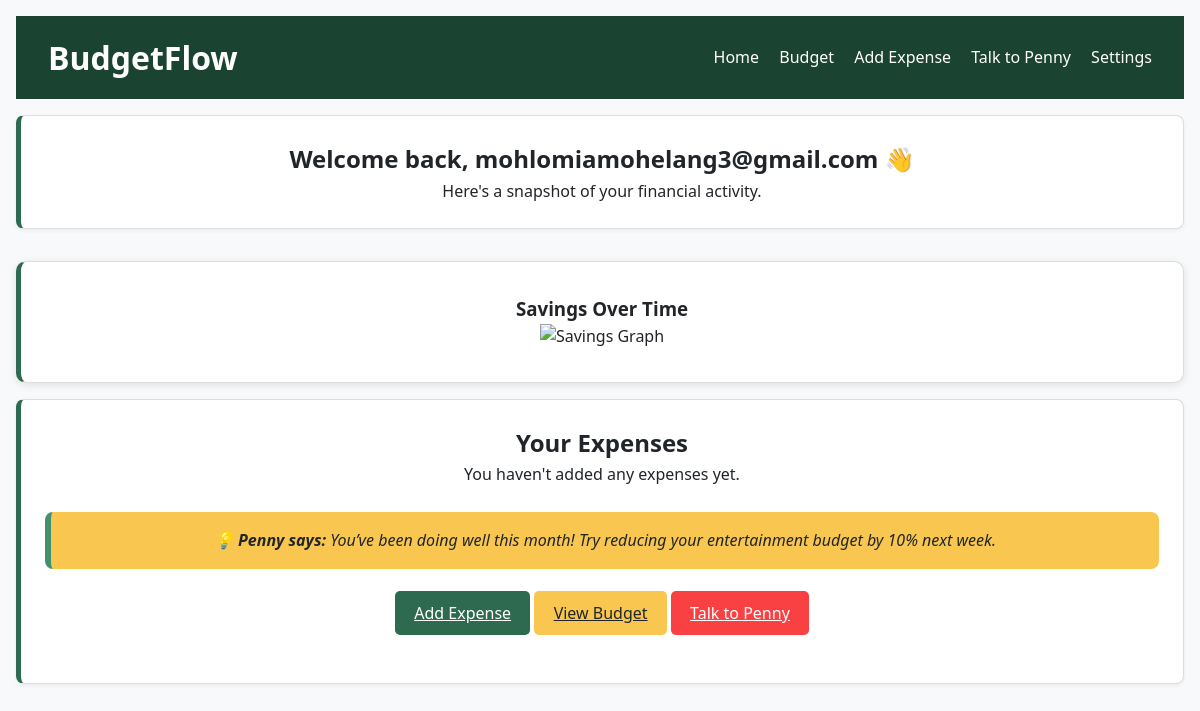
The page /dashboard (signed in) on the database as committed earlier.
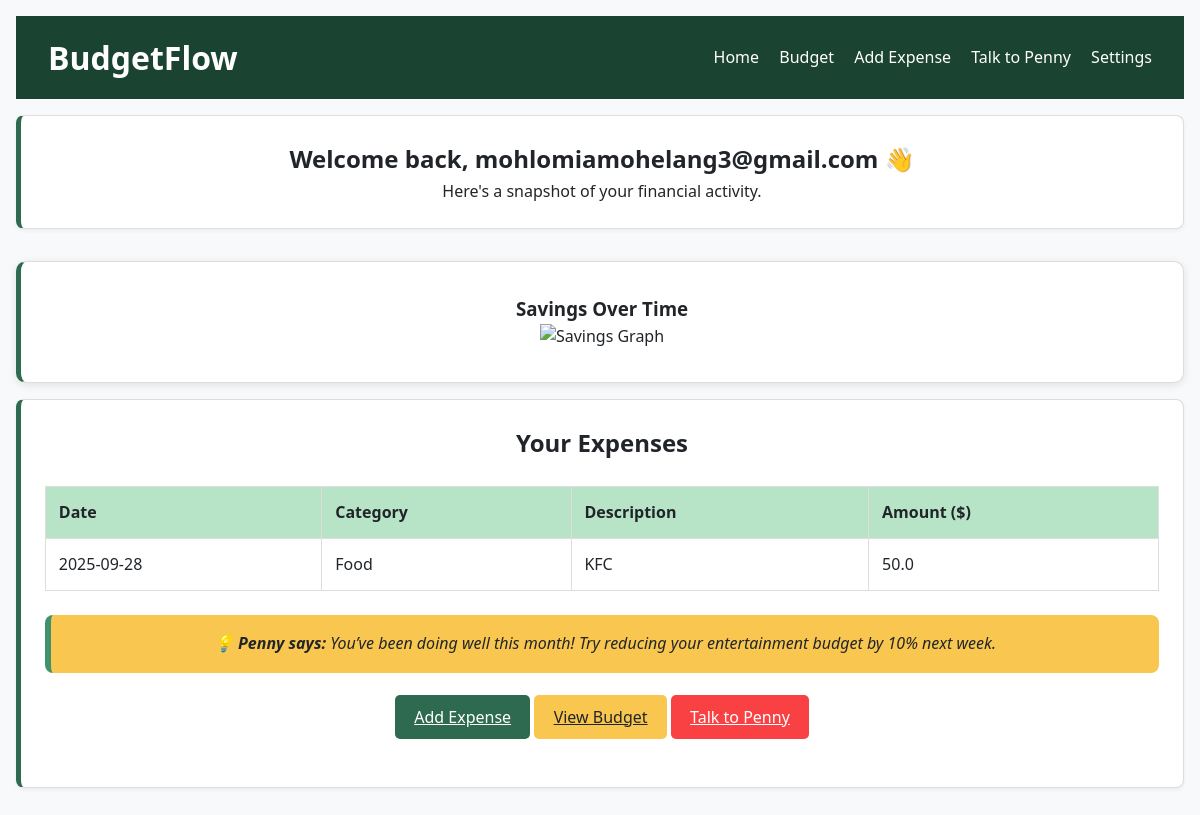
The same page on the database as committed later.
### tables this page shows
CREATE TABLE expenses (
                id INTEGER PRIMARY KEY AUTOINCREMENT,
                user_id INTEGER NOT NULL,
                amount REAL NOT NULL,
                category TEXT NOT NULL,
                description TEXT,
                date TEXT NOT NULL,
                FOREIGN KEY(user_id) REFERENCES users(id)
            );

### app.py (the view)
@app.route("/dashboard")
@login_required
def dashboard():
    if 'username' not in session:
        flash("Please login to access the dashboard.", "error")
        return redirect(url_for("login"))
    user = get_user(session['username'])
    user_id = user["id"]
    expenses = get_user_expenses(user_id)
    return render_template("dashboard.html", expenses=expenses)

### app.py (called while the page is built)
def login_required(f):
    @wraps(f)
    def decorated_function(*args, **kwargs):
        if 'username' not in session:
            flash("You must be logged in to view this page.", "error")
            return redirect(url_for('login'))
        return f(*args, **kwargs)
    return decorated_function

def get_db():
    db = getattr(g, '_database', None)
    if db is None:
        db = g._database = sqlite3.connect(DATABASE)
        db.row_factory = sqlite3.Row
    return db

@app.teardown_appcontext
def close_connection(exception):
    db = getattr(g, '_database', None)
    if db is not None:
        db.close()

def get_user(username):
    db = get_db()
    cursor = db.execute('SELECT * FROM users WHERE username = ?', (username,))
    return cursor.fetchone()

def get_user_expenses(user_id):
    db = get_db()
    cursor = db.execute(
        '''
        SELECT * FROM expenses
        WHERE user_id = ?
        ORDER BY date DESC
        ''',
        (user_id,)
    )
    return cursor.fetchall()

### templates/dashboard.html (shortened to what this page needs)
<!DOCTYPE html>
<html lang="en">
<head>
    <link rel="stylesheet" href="{{ url_for('static', filename='css/style.css') }}">
</head>
<body>
    <div class="navbar">
        <h1>BudgetFlow</h1>
        <nav>
            <a href="/">Home</a>
            <a href="/budget">Budget</a>
            <a href="/add-expense">Add Expense</a>
            <a href="/penny">Talk to Penny</a>
            <a href="/settings">Settings</a>
        </nav>
    </div>
    <div class="card">
        <h2>Welcome back{{ ', ' + session['username'] if 'username' in session else '' }} 👋</h2>
        <p>Here's a snapshot of your financial activity.</p>
    </div>
    <div class="card graph-container">
        <h3>Savings Over Time</h3>
        <img src="{{ url_for('static', filename='images/savings_graph.png') }}" alt="Savings Graph" style="width: 100%; max-width: 600px;">
    </div>
        <div class="card">
        <h2>Your Expenses</h2>
    {% if expenses %}
    <table class="expenses-table">
        <thead>
            <tr>
                <th>Date</th>
                <th>Category</th>
                <th>Description</th>
                <th>Amount ($)</th>
            </tr>
        </thead>
        <tbody>
            {% for expense in expenses %}
            <tr>
                <td>{{ expense['date'] }}</td>
                <td>{{ expense['category'] }}</td>
                <td>{{ expense['description'] or "-" }}</td>
                <td>{{ expense['amount'] }}</td>
            </tr>
            {% endfor %}
            </tbody>
        </table>
        {% else %}
        <p>You haven't added any expenses yet.</p>
        {% endif %}
    <div class="penny-advice">
        You’ve been doing well this month! Try reducing your entertainment budget by 10% next week.
    </div>
    <div style="text-align: center; margin: 2rem 0;">
        <a href="/add-expense" class="btn">Add Expense</a>
        <a href="/budget" class="btn btn-warning">View Budget</a>
        <a href="/penny" class="btn btn-danger">Talk to Penny</a>
    </div>
</body>
</html>

### static/css/style.css (style rules this page uses)
:root { --primary-green: #2D6A4F; --accent-green: #40916C; --dark-green: #1B4332; --light-green: #B7E4C7; --highlight-yellow: #F9C74F; --neutral-light: #F8F9FA; --text-dark: #212529; --danger-red: #F94144; --white: #ffffff; }
* { margin: 0; padding: 0; box-sizing: border-box; }
body { font-family: 'Segoe UI', Tahoma, Geneva, Verdana, sans-serif; background-color: var(--neutral-light); color: var(--text-dark); line-height: 1.6; padding: 1rem; }
.navbar { background-color: var(--dark-green); color: var(--white); padding: 1rem 2rem; display: flex; justify-content: space-between; align-items: center; }
.navbar a { color: var(--white); text-decoration: none; margin-left: 1rem; }
.card { background-color: var(--white); border: 1px solid #ddd; border-left: 5px solid var(--primary-green); border-radius: 8px; padding: 1.5rem; margin: 1rem 0; box-shadow: 0 2px 4px rgba(0,0,0,0.05); text-align: center; }
.btn { background-color: var(--primary-green); color: var(--white); border: none; padding: 0.7rem 1.2rem; border-radius: 5px; cursor: pointer; transition: background-color 0.3s ease; }
.btn-warning { background-color: var(--highlight-yellow); color: var(--text-dark); }
.btn-danger { background-color: var(--danger-red); }
.graph-container { background-color: var(--white); padding: 2rem; border-radius: 10px; margin-top: 2rem; box-shadow: 0 2px 8px rgba(0,0,0,0.1); }
.penny-advice { background-color: var(--highlight-yellow); border-left: 6px solid var(--accent-green); padding: 1rem 1.5rem; border-radius: 8px; font-style: italic; margin: 1.5rem 0; }
.penny-advice::before { content: "💡 Penny says: "; font-weight: bold; }
.expenses-table { width: 100%; border-collapse: collapse; margin-top: 1.5rem; }
.expenses-table th, .expenses-table td { padding: 0.8rem; border: 1px solid #ddd; text-align: left; }
.expenses-table th { background-color: var(--light-green); }

Rows that differ between the two databases and show on the page:
added expenses: date "2025-09-28", category "Food", description "KFC", amount "50.0"
Other text that changed with them:
text no longer shown: "You haven't added any expenses yet."
text now shown: "Date Category Description Amount ($)"
